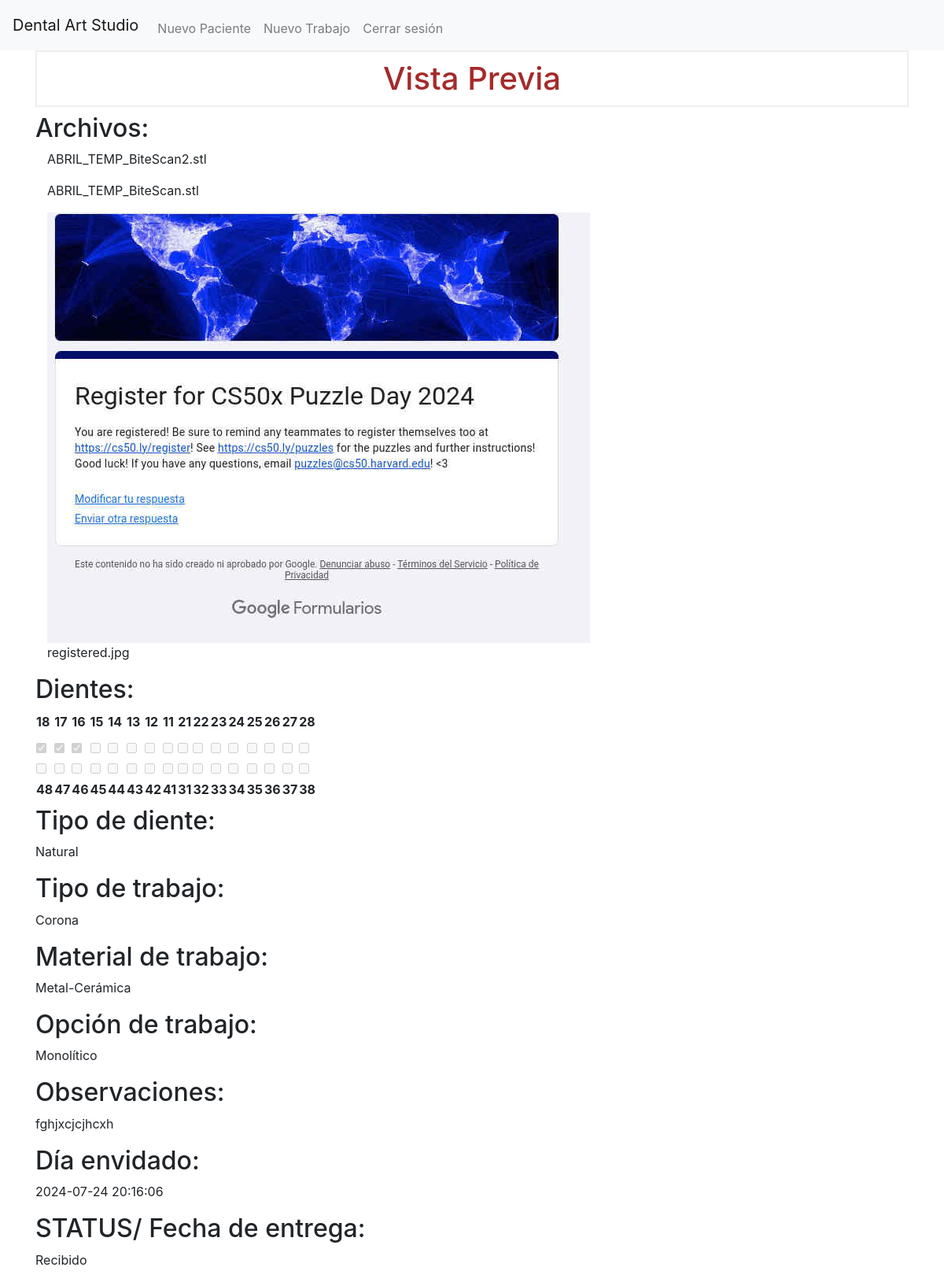
The app's page /9/preview (signed in) with its own data.
### tables this page shows
CREATE TABLE job_uploads (
  job_id INTEGER NOT NULL,
  upload_id INTEGER NOT NULL,
  PRIMARY KEY (job_id, upload_id),
  FOREIGN KEY (job_id) REFERENCES jobs(id),
  FOREIGN KEY (upload_id) REFERENCES uploads(id)
);

CREATE TABLE uploads (
  id INTEGER PRIMARY KEY AUTOINCREMENT,
  patient_id INTEGER NOT NULL,
  filename TEXT NOT NULL,
  file_type TEXT NOT NULL,
  FOREIGN KEY (patient_id) REFERENCES patients (id)
);

CREATE TABLE jobs (
  id INTEGER PRIMARY KEY AUTOINCREMENT,
  patient_id INTEGER NOT NULL,
  teeth TEXT NOT NULL,
  tooth_type TEXT,
  job_type TEXT,
  job_material TEXT,
  job_option TEXT,
  timestamp TIMESTAMP NOT NULL DEFAULT CURRENT_TIMESTAMP,
  comments TEXT,
  status TEXT,
  FOREIGN KEY (patient_id) REFERENCES patients (id)
);

### app.py (the view)
@app.route('/<int:job_id>/preview')
@login_required
def preview(job_id):
    files = get_files_by_job_id(job_id)
    job = get_job(job_id)
    checked_teeth = job['teeth'].split(', ')
    patient_id = job['patient_id']
    patients = get_patients(session.get("user_id"))
    patient = next((p for p in patients if p['id'] == patient_id), None)
    return render_template('preview.html', job=job, patient=patient, files=files,upper_jaw=UPPER_JAW,lower_jaw=LOWER_JAW, checked_teeth=checked_teeth)

### helpers.py (called while the page is built)
def login_required(f):
    @wraps(f)
    def decorated_function(*args, **kwargs):
        if session.get("user_id") is None:
            return redirect("/login")
        return f(*args, **kwargs)
    return decorated_function

def get_db_connection():
    conn = sqlite3.connect('database.db')
    conn.row_factory = sqlite3.Row
    conn.execute("PRAGMA foreign_keys = ON;")  # Habilita las restricciones de clave foránea
    return conn

def get_patients(user_id):
    try:
        conny = get_db_connection()
        db = conny.cursor()
        patients = db.execute("SELECT * FROM patients WHERE doctor_id = ?", (user_id,)).fetchall()
        conny.close()
        patients = [dict(patient) for patient in patients]
        return patients
    except Exception as e:
        print(f"Error al obtener pacientes: {e}")
        return None

def get_files_by_job_id(job_id):
    try:
        conn = get_db_connection()
        db = conn.cursor()
        db.execute('SELECT * FROM job_uploads JOIN uploads ON job_uploads.upload_id = uploads.id WHERE job_uploads.job_id = ?', (job_id,))
        files = db.fetchall()
        conn.close()
        return files
    except Exception as e:
        print(f"Error al obtener archivos: {e}")
    return None

def get_job(job_id):
    try:
        conn = get_db_connection()
        db = conn.cursor()
        job = db.execute("SELECT * FROM jobs WHERE id = ?", (job_id,)).fetchone()
        conn.close()
        return job
    except Exception as e:
        print(f"Error al obtener trabajo: {e}")
    return None

### templates/preview.html (shortened to what this page needs)
{% extends "base.html" %}
{% block content %}
    <h1>{% block title %}Vista Previa{% endblock %}</h1>
    <h2>Archivos:</h2>
    <div class="container">
        {% for file in files %}
        <div class="full-img">
            {% if file.file_type == 'stl' %}
            <stl-viewer model="{{ url_for('static', filename='uploads/' + file.filename) }}"></stl-viewer>
            {% elif file.file_type == 'image' %}
            <img src="{{ url_for('static', filename='uploads/' + file.filename) }}" alt="Imagen del archivo">
            {% endif %}
            <p>{{ file.filename }}</p>
        </div>
        {% endfor %}
    </div>
    <h2>Dientes:</h2>
    <table>
        <tr>
            {% for tooth in upper_jaw %}
            <th><label for="{{ tooth }}">{{ tooth }}</label></th>
            {% endfor %}
        </tr>
        <tr>
            {% for tooth in upper_jaw %}
            <td><input type="checkbox" id="{{ tooth }}" value="{{ tooth }}" name="teeth" {% if tooth in checked_teeth %} checked disabled {% else %} disabled {% endif %}></td>
            {% endfor %}
        </tr>
        <tr>
            {% for tooth in lower_jaw %}
            <td><input type="checkbox" id="{{ tooth }}" value="{{ tooth }}" name="teeth" {% if tooth in checked_teeth %} checked disabled {% else %} disabled {% endif %}></td>
            {% endfor %}
        </tr>
        <tr>
            {% for tooth in lower_jaw %}
            <th><label for="{{ tooth }}">{{ tooth }}</label></th>
            {% endfor %}
        </tr>
    </table>
    <h2>Tipo de diente:</h2>
    <p>{{ job.tooth_type }}</p>
    <h2>Tipo de trabajo:</h2>
    <p>{{ job.job_type }}</p>
    <h2>Material de trabajo:</h2>
    <p>{{ job.job_material }}</p>
    <h2>Opción de trabajo:</h2>
    <p>{{ job.job_option }}</p>
    <h2>Observaciones:</h2>
    <p>{{ job.comments }}</p>
    <h2>Día envidado:</h2>
    <p>{{ job.timestamp }}</p>
    <h2>STATUS/ Fecha de entrega: </h2>
    <p>{{ job.status }}</p>
{% endblock %}

### static/css/style.css (style rules this page uses)
h1 { border: 2px #eee solid; color: brown; text-align: center; padding: 10px; }

### records on screen
job_uploads: filename "ABRIL_TEMP_BiteScan2.stl"
job_uploads: filename "ABRIL_TEMP_BiteScan.stl"
job_uploads: filename (picture), filename "registered.jpg"
jobs: tooth_type "Natural", job_type "Corona", job_material "Metal-Cerámica", job_option "Monolítico", comments "fghjxcjcjhcxh", timestamp "2024-07-24 20:16:06", status "Recibido"

### other values on screen
{{ tooth }} "18" "17" "16" "15" "14" "13" "12" "11" "21" "22" "23" "24" "25" "26" "27" "28"
{{ tooth }} "48" "47" "46" "45" "44" "43" "42" "41" "31" "32" "33" "34" "35" "36" "37" "38"
